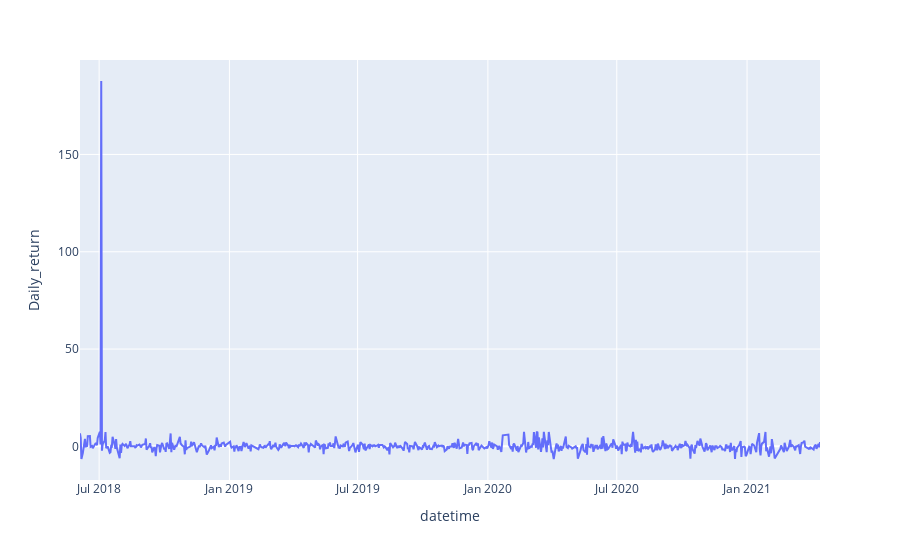

Here is the notebook cell this chart was saved with:
### Code cell
fig = go.Figure()
px.line(df, x='datetime', y='Daily_return', labels={'x':'Date', 'y':'Daily_Return_%'})

### Figure 1 — Plotly figure (JSON) as saved in the notebook; plotly's stock layout.template omitted (floating-point values rounded to 4 significant figures; data arrays with more than 128 entries replaced by an {"elided": "..."} marker saying what was removed)
{"data": [{"hovertemplate": "datetime=%{x}<br>Daily_return=%{y}<extra></extra>", "legendgroup": "", "line": {"color": "#636efa", "dash": "solid"}, "mode": "lines", "name": "", "orientation": "v", "showlegend": false, "type": "scatter", "x": {"elided": "719 str values"}, "xaxis": "x", "y": {"elided": "719 float values"}, "yaxis": "y"}], "layout": {"legend": {"tracegroupgap": 0}, "margin": {"t": 60}, "xaxis": {"anchor": "y", "domain": [0, 1], "title": {"text": "datetime"}}, "yaxis": {"anchor": "x", "domain": [0, 1], "title": {"text": "Daily_return"}}}}
